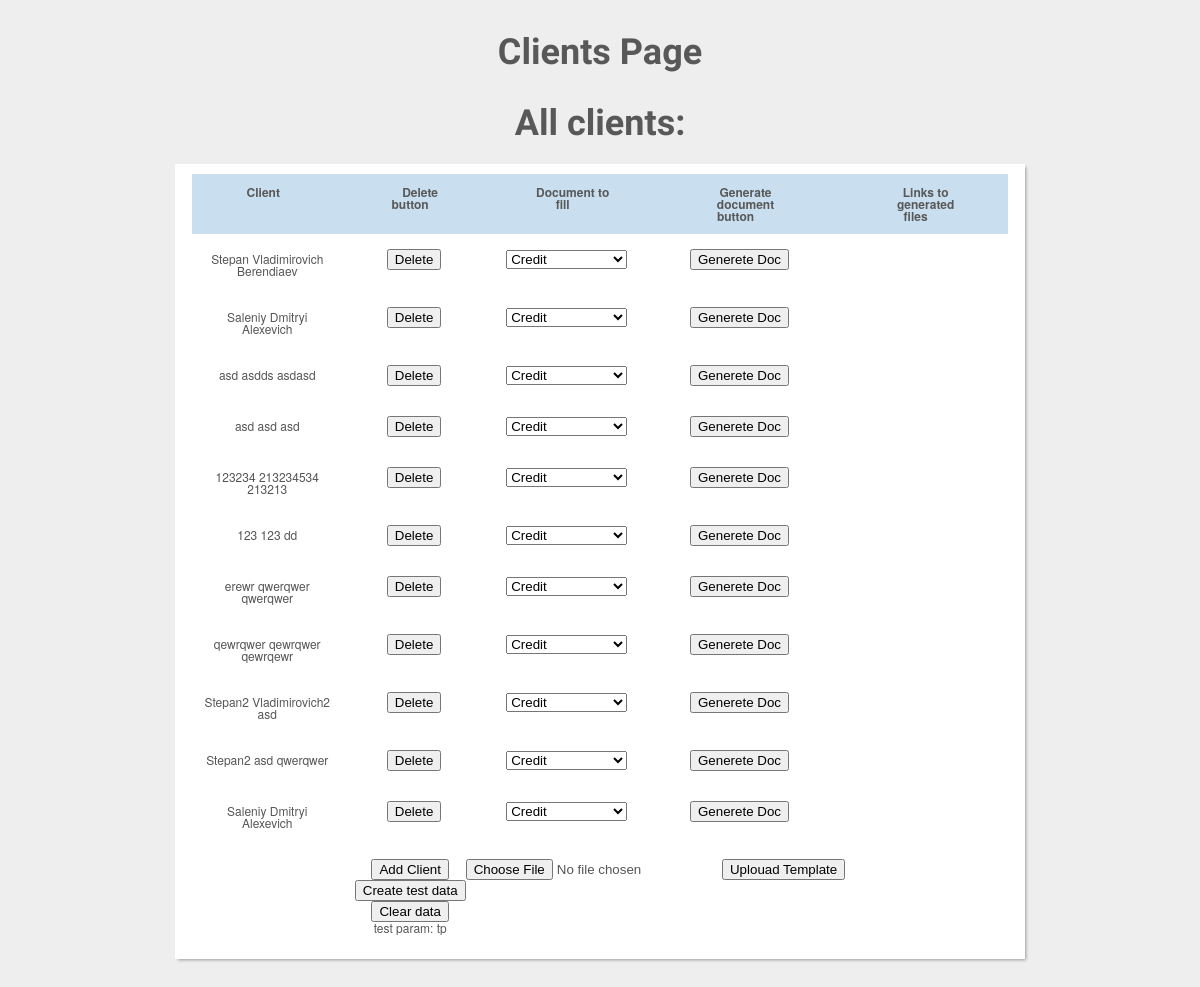
The app's page /clients/, older data.
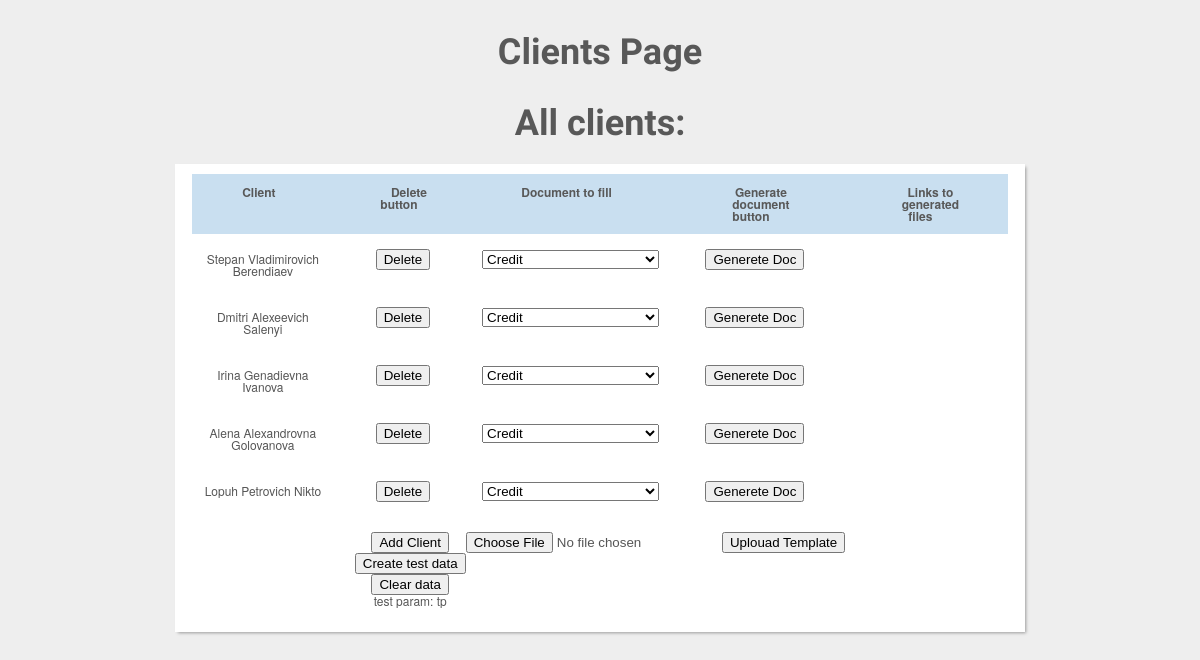
The same page, newer data.
### clients/models.py (models this page shows)
class Client(models.Model):
	first_name = models.CharField(max_length=30)
	part_name = models.CharField(max_length=30)
	last_name = models.CharField(max_length=30)

### clients/views.py (the view)
# urls.py: path('clients/', allClients),
def allClients(request, test_param="tp"):
	return render(request, 'clients.html', {'all_clients': Client.objects.all(), 'all_docs': Document.objects.all(),
		'test_param':test_param, 'all_clients_files':ClientsFile.objects.all(),});

### templates/clients.html (shortened to what this page needs)
<!DOCTYPE html>
<html>
{% load staticfiles %}
    <link href="{% static 'css/clients_table.css' %}" rel="stylesheet" type="text/css" >
<body>
<h1>Clients Page</h1>
<h1>All clients:</h1>
 <div id="wrapper">
<table id="keywords" cellspacing="0" cellpadding="0">
<thead>
<tr>
  <th><span> Client </span></th>
  <th><span> Delete button </span></th>
  <th><span> Document to fill </span></th>
  <th><span> Generate document button </span></th>
  <th><span> Links to generated files </span></th>
</tr>
</thead>
{% for p_client in all_clients %}
 	<form action="/clientForm/{{p_client.id}}" method="POST" style="display:inline;">
 <tr>
  <td>
  	{% csrf_token %}{{p_client.first_name}} {{p_client.part_name}} {{p_client.last_name}}
  </td>
  <td>
  <input type="submit" name="sbm" value="Delete">
  </td>
  <td>
  <select name="doc_id">
  {% for doc in all_docs %}
  	<option value="{{doc.id}}"><a href="">{{doc.name}}</a></option>
  {% endfor %}
   </select>
  </td>
  <td>
  <input type="submit" name="sbm" value="Generete Doc">
  </td>
  <td>
	{% for client_file in all_clients_files %}
	  {% if client_file.client.id == p_client.id %}
	    {% load static %}
	  {% endif %}
    {% endfor %}
  </td>
 </tr>
 </form>
 {% endfor %}
</table>
<table id="keywords" cellspacing="0" cellpadding="0">
<tr>
  <th>
    <span>
	  <form action="/addClient/" method="POST">{% csrf_token %}
	    <input type="submit" name="sbm" value="Add Client"/>
      </form>
	</span>
  </th>
  <th>
    <span>
    <form action="/uploadTemplate/" method="POST" enctype="multipart/form-data">{% csrf_token %}
      <input type="file" name="template">
      <input type="submit" name="sbm" value="Uplouad Template"/>
      </form>
  </span>
  </th>
</tr>
<tr>
  <th>
    <span>
	  <form action="/createTestData/" method="POST">{% csrf_token %}
	    <input type="submit" name="sbm" value="Create test data"/>
      </form>
	</span>
  </th>
</tr>
<tr>
  <th>
    <span>
	  <form action="/clearData/" method="POST">{% csrf_token %}
	    <input type="submit" name="sbm" value="Clear data"/>
      </form>
	</span>
  </th>
</tr>
<tr>
 <th><span> test param: {{test_param}}</span></th>
</tr>
</table>
</div>
</body>
</html>

Row changes from the older to the newer data that the page shows:
removed Client: first_name "Saleniy", part_name "Dmitryi", last_name "Alexevich"
removed Client: first_name "asd", part_name "asdds", last_name "asdasd"
removed Client: first_name "asd", part_name "asd", last_name "asd"
removed Client: first_name "123234", part_name "213234534", last_name "213213"
removed Client: first_name "123", part_name "123", last_name "dd"
removed Client: first_name "erewr", part_name "qwerqwer", last_name "qwerqwer"
removed Client: first_name "qewrqwer", part_name "qewrqwer", last_name "qewrqewr"
removed Client: first_name "Stepan2", part_name "Vladimirovich2", last_name "asd"
removed Client: first_name "Stepan2", part_name "asd", last_name "qwerqwer"
removed Client: first_name "Saleniy", part_name "Dmitryi", last_name "Alexevich"
added Client: first_name "Dmitri", part_name "Alexeevich", last_name "Salenyi"
added Client: first_name "Irina", part_name "Genadievna", last_name "Ivanova"
added Client: first_name "Alena", part_name "Alexandrovna", last_name "Golovanova"
added Client: first_name "Lopuh", part_name "Petrovich", last_name "Nikto"
